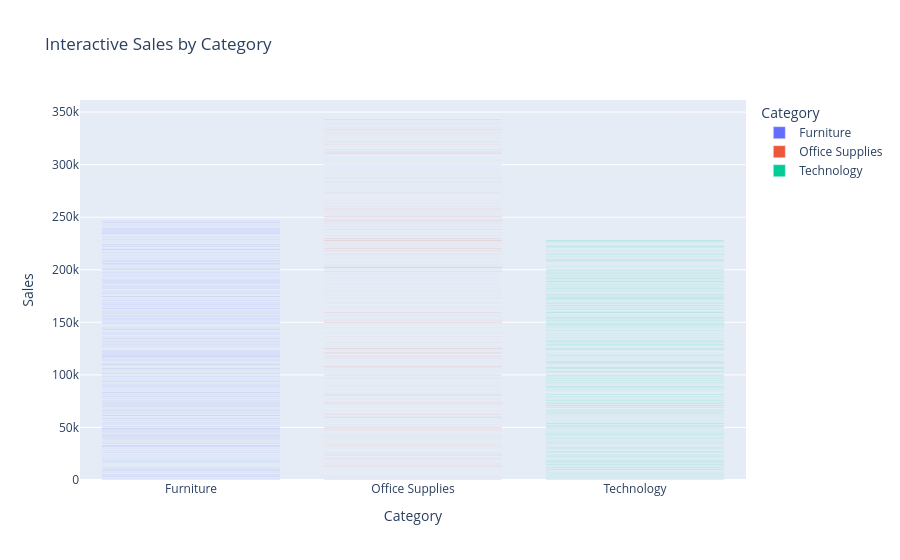

This figure's notebook cell:
### Markdown cell above
### **Visualization 8: Interactive Plotly Chart**

### Code cell
fig = px.bar(
    df,
    x="Category",
    y="Sales",
    color="Category",
    title="Interactive Sales by Category"
)

fig.write_html("interactive_sales.html")

fig.show()

### Figure 1 — Plotly figure (JSON) as saved in the notebook; plotly's stock layout.template omitted (floating-point values rounded to 4 significant figures; data arrays with more than 128 entries replaced by an {"elided": "..."} marker saying what was removed)
{"data": [{"hovertemplate": "Category=%{x}<br>Sales=%{y}<extra></extra>", "legendgroup": "Furniture", "marker": {"color": "#636efa", "pattern": {"shape": ""}}, "name": "Furniture", "orientation": "v", "showlegend": true, "textposition": "auto", "type": "bar", "x": {"elided": "1654 str values"}, "xaxis": "x", "y": {"elided": "1654 float values"}, "yaxis": "y"}, {"hovertemplate": "Category=%{x}<br>Sales=%{y}<extra></extra>", "legendgroup": "Office Supplies", "marker": {"color": "#EF553B", "pattern": {"shape": ""}}, "name": "Office Supplies", "orientation": "v", "showlegend": true, "textposition": "auto", "type": "bar", "x": {"elided": "5726 str values"}, "xaxis": "x", "y": {"elided": "5726 float values"}, "yaxis": "y"}, {"hovertemplate": "Category=%{x}<br>Sales=%{y}<extra></extra>", "legendgroup": "Technology", "marker": {"color": "#00cc96", "pattern": {"shape": ""}}, "name": "Technology", "orientation": "v", "showlegend": true, "textposition": "auto", "type": "bar", "x": {"elided": "1447 str values"}, "xaxis": "x", "y": {"elided": "1447 float values"}, "yaxis": "y"}], "layout": {"barmode": "relative", "legend": {"title": {"text": "Category"}, "tracegroupgap": 0}, "title": {"text": "Interactive Sales by Category"}, "xaxis": {"anchor": "y", "categoryarray": ["Furniture", "Office Supplies", "Technology"], "categoryorder": "array", "domain": [0, 1], "title": {"text": "Category"}}, "yaxis": {"anchor": "x", "domain": [0, 1], "title": {"text": "Sales"}}}}
